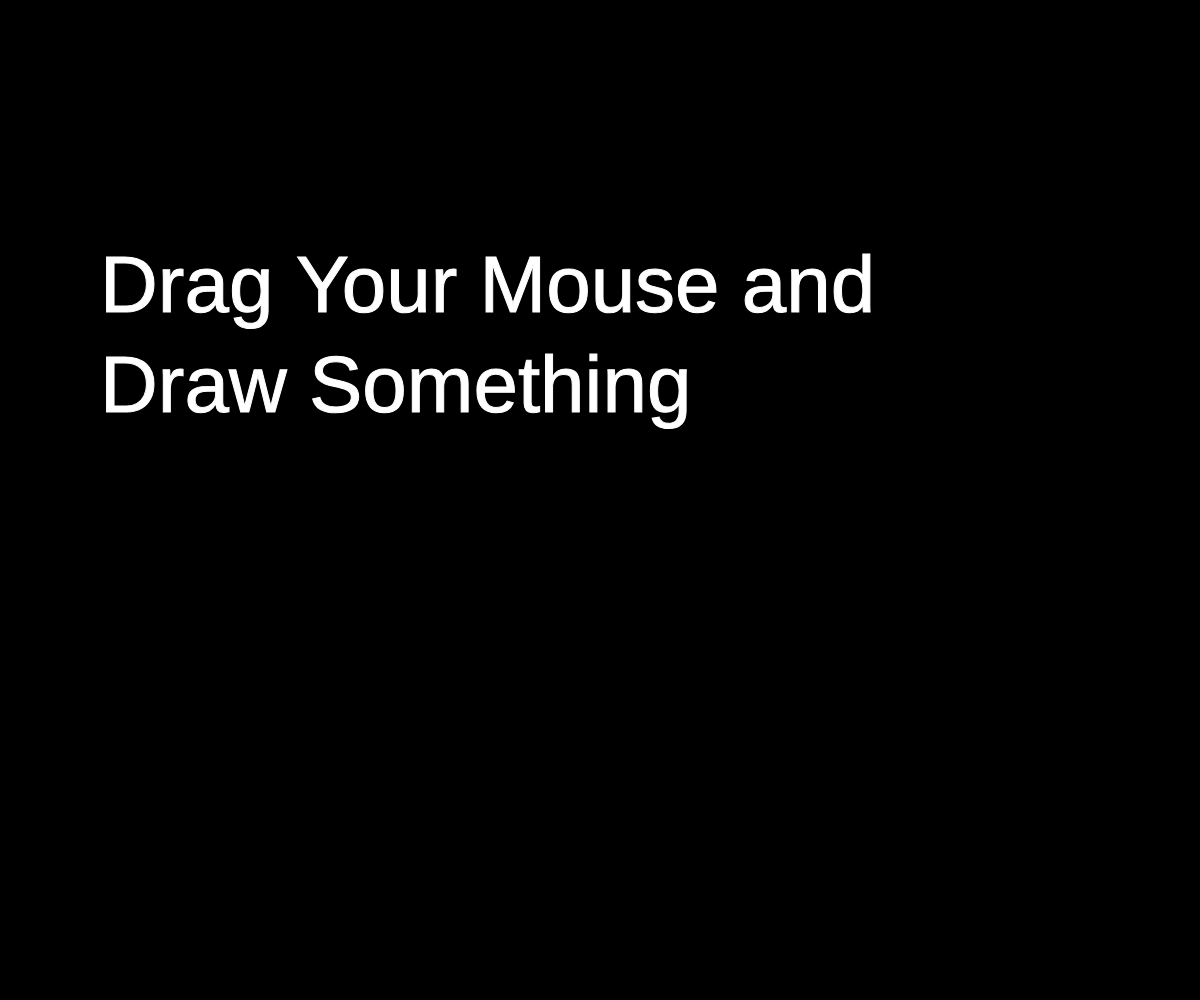
Frame 1 (no input)
Frame 60 (no input): identical to frame 1, image omitted
Frame 120 (the mouse pressed at the canvas centre since frame 60): blank canvas, image omitted

The p5.js sketch that drew this single still picture (run headless with seeded random() and noise() and a simulated clock; from frame 60 on, the mouse is pressed at the canvas centre):

// p5.js sketch
// ── sketch.js
let W = window.innerWidth;
let H = window.innerHeight;

const USER = 0;
const FOURIER = 1;
let state = -1;

let drawing = [];
let fourierX = new FourierTransform();

let time = 0;
let path = [];
let firstAnimation = true;

function mousePressed() {
	state = USER;
	drawing = [];
	time = 0;
	fourierX.reset();
	firstAnimation = true;
}
function mouseReleased() {
	state = FOURIER;
	fourierX.transform(drawing);
}
function get_drawing() {
	// get the data of the drawing
	let point = createVector(mouseX - W / 2, mouseY - H / 2, 0);
	drawing.push(new Complex(point.x, point.y));
	// animate what user drew
	stroke(255);
	strokeWeight(2);
	noFill();
	beginShape();
	for (let pxl of drawing) {
		vertex(pxl.re + W / 2, pxl.im + H / 2);
	}
	endShape();
}
function fourierEpicycles() {
	// create the epicycles
	let vect = fourierX.epicycles(W / 2, H / 2, 0);
	path.unshift(vect);
	strokeWeight(1);
	stroke(255);
	text('Total Circle: ' + fourierX.transformed.length, 10, 30); 
	if (firstAnimation) {
		noStroke();
	} else {
		stroke(255);
	}
	// animate the epicycles
	textSize(15);
	strokeWeight(2);
	beginShape();
	noFill();
	for (let i = 0; i < path.length; i++) {
		vertex(path[i].x, path[i].y);
	}
	endShape();
	// the amount of time we move each frame of animation
	const dt = TWO_PI / fourierX.transformed.length;
	time += dt;
	// loop the animation
	if (time > TWO_PI) {
		time = 0;
		path = [];
		background(0);
		firstAnimation = false;
	}	
}
function setup() {
	createCanvas(W, H);
	background(0);
	rectMode(CENTER);
	stroke(255);
	fill(255);
	textSize(W / 15);
	text("Drag Your Mouse and Draw Something", 5 * W / 12, H / 2, 2 * W / 3, H / 2);
}
function draw() {
	// put drawing code here

	// background(0);
	if (state == USER) {
		background(0);
		get_drawing();

	} else if (state == FOURIER) {
		background(0);
		fourierEpicycles();	
	}
}
function windowResized() {
	W = window.innerWidth;
	H = window.innerHeight;
	resizeCanvas(W, H);
	background(0);
	fill(255);
	textSize(W / 15);
	text("Drag Your Mouse and Draw Something", 5 * W / 12, H / 2, 2 * W / 3, H / 2);
}
// ── complex.js
/*Complex numers*/
class Complex {
    constructor(real, imagine) {
        this.re = real;
        this.im = imagine;
    }

    add(other) {
        const re = this.re + other.re;
        const im = this.im + other.im;
        return new Complex(re, im);
    }

    substract(other) {
        const re = this.re - other.re;
        const im = this.im - other.im;
        return new Complex(re, im);
    }

    multiply(other) {
        const re = (this.re * other.re) - (this.im * other.im);
        const im = (this.re * other.im) + (this.im * other.re);
        return new Complex (re, im);
    }

    divide(other) {
        const denominator = (other.re * other.re) + (other.im * other.im);
        const re = ((this.re * other.re) + (this.im * other.im)) / denominator;
        const im = ((this.im * other.re) - (this.re * other.im)) / denominator;
        return new Complex(re, im);
    }
}
// ── fourier.js
/** Discrete Fourier Transform alogrithm
 * transform a sequence of N complex numbers x_n 
 * into a sequence of complex numbers X_k 
**/
function FourierTransform() {
    this.transformed = [];
}

FourierTransform.prototype.transform = function (X) { 
    const N = X.length;
    for (let k = 0; k < N; k++) {
        let sum = new Complex(0, 0);
        for (let n = 0; n < N; n++) {
            const theta = (TWO_PI * k * n) / N;
            const angleSum = new Complex(cos(theta), -sin(theta));
            sum = sum.add(X[n].multiply(angleSum));
        }
        sum = sum.divide(new Complex(N, 0));
        this.transformed[k] = { 
            re: sum.re, // an enhance object literal
            im: sum.im, 
            freq: k, 
            amp: sqrt(sum.re * sum.re + sum.im * sum.im), 
            phase: atan2(sum.im, sum.re)
        };
    }
    // sort so that the epic cycles render in order
	// of the amplitude of the cycles
    this.transformed.sort((a, b) => b.amp - a.amp);
}

FourierTransform.prototype.epicycles = function (x, y, rotation) {
	for (let i = 0; i < this.transformed.length; i++) {
		const prevx = x;
		const prevy = y;

		const freq = this.transformed[i].freq;
		const radius = this.transformed[i].amp;
		const phase = this.transformed[i].phase;
		x += radius * cos(freq * time + phase + rotation);
		y += radius * sin(freq * time + phase + rotation);

		stroke(255, 100);
        strokeWeight(1.5);
		noFill();
		ellipse(prevx, prevy, 2*radius);
		line(prevx, prevy, x, y);
	}
	return createVector(x, y);
}

FourierTransform.prototype.reset = function() {
    this.transformed = [];
}
